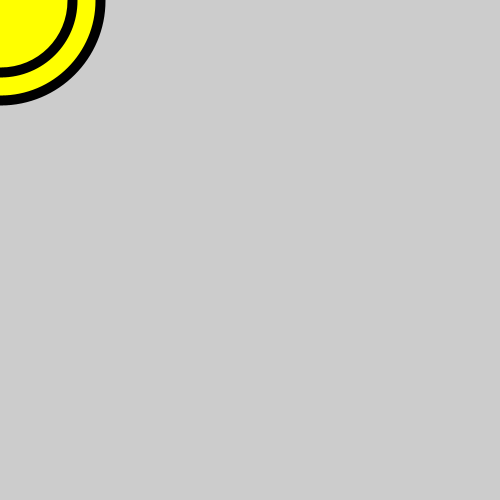
Frame 1 (no input)
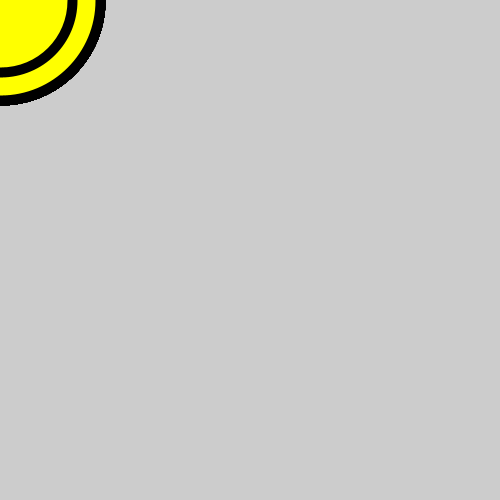
Frame 60 (the mouse pressed at the canvas centre just before this capture)
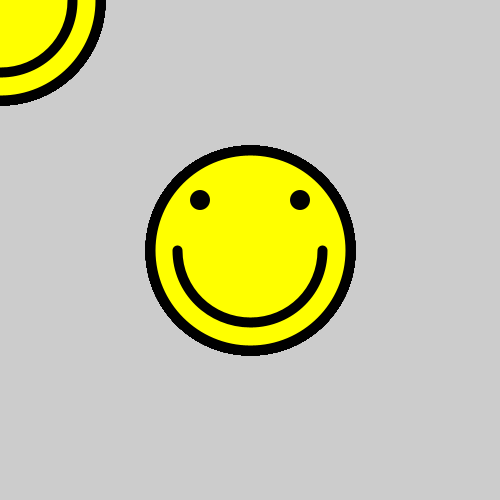
Frame 120 (the mouse held since frame 60 and released just before this capture)

The Processing sketch that drew these frames (run headless with seeded random() and noise(); from frame 60 on, the mouse is pressed at the canvas centre):

// Processing sketch: processing_158345
// ── processing_158345.pde

//declara as variáveis que determinarão a posição X e Y da carinha.
int centroX, centroY;

//função 'setup', executada uma única vez assim que o programa inicia.
void setup(){
  //função 'size' determina o tamanho da janela.
  size(500, 500);
}

//função 'draw', executada em loop enquanto o programa estiver rodando.
void draw(){
  //atribui aas variaveis centroX e centroY a posição do mouse em X e em Y.
  centroX = mouseX;
  centroY = mouseY;
  
  //Essa sequencia desenha a carinha, alternando cor e espessura de linha,
  //a partir das variáveis centroX e centroY
  
  fill(255,255,0);
  strokeWeight(10);
  ellipse(centroX, centroY, 200, 200);
  fill(0);
  noStroke();
  ellipse(centroX-50, centroY-50, 20, 20);
  ellipse(centroX+50, centroY-50, 20, 20);
  noFill();
  strokeWeight(10);
  stroke(0);
  arc(centroX, centroY, 145, 145, radians(0), radians(180));
}
